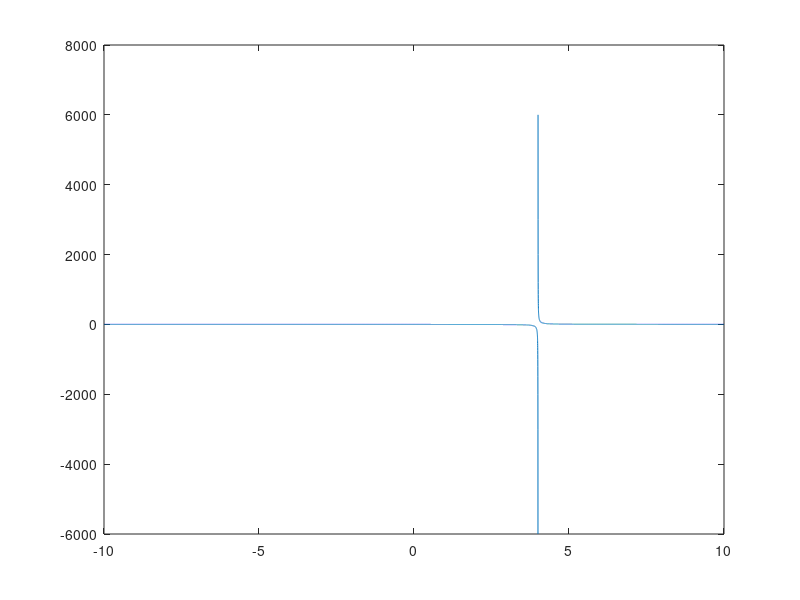

The MATLAB source for this figure:
x=-4:0.001:5;
y=x.^2-1;
plot(x,y)

x=-2:0.001:2;
y=x.^5-3.*x.^4-19.75.*x.^3+51.*x.^2+51.75.*x-81;
plot(x,y)

x=0:0.001:10;
y=x.*exp(-x)
plot(x,y)

x=-10:0.001:10;
y=1.5.*x./(x-4)
plot(x,y)